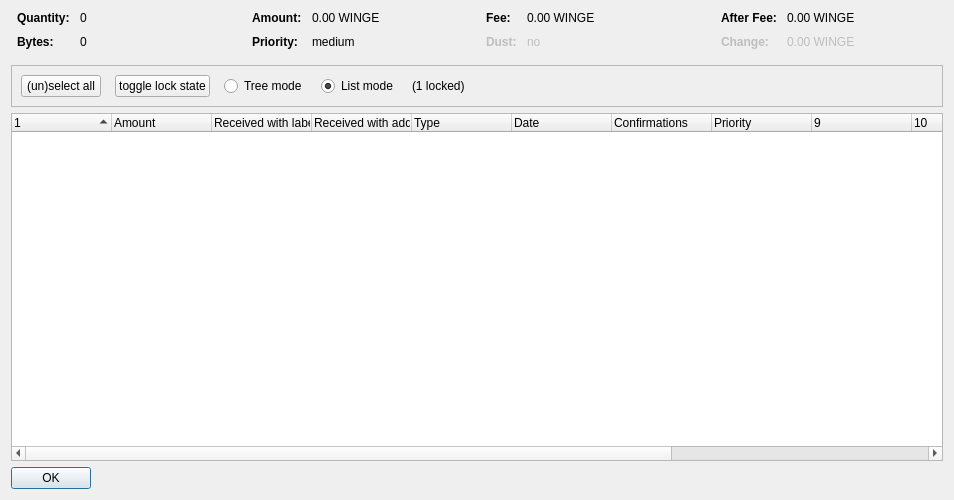
<?xml version="1.0" encoding="UTF-8"?>
<ui version="4.0">
 <class>CoinControlDialog</class>
 <widget class="QDialog" name="CoinControlDialog">
  <property name="geometry">
   <rect>
    <x>0</x>
    <y>0</y>
    <width>954</width>
    <height>500</height>
   </rect>
  </property>
  <property name="windowTitle">
   <string>Coin Selection</string>
  </property>
  <layout class="QVBoxLayout" name="verticalLayout">
   <item>
    <layout class="QHBoxLayout" name="horizontalLayoutTop" stretch="0,0,0,0">
     <property name="topMargin">
      <number>0</number>
     </property>
     <property name="bottomMargin">
      <number>10</number>
     </property>
     <item>
      <layout class="QFormLayout" name="formLayoutCoinControl1">
       <property name="horizontalSpacing">
        <number>10</number>
       </property>
       <property name="verticalSpacing">
        <number>10</number>
       </property>
       <property name="leftMargin">
        <number>6</number>
       </property>
       <property name="rightMargin">
        <number>6</number>
       </property>
       <item row="0" column="0">
        <widget class="QLabel" name="labelCoinControlQuantityText">
         <property name="font">
          <font>
           <weight>75</weight>
           <bold>true</bold>
          </font>
         </property>
         <property name="text">
          <string>Quantity:</string>
         </property>
        </widget>
       </item>
       <item row="0" column="1">
        <widget class="QLabel" name="labelCoinControlQuantity">
         <property name="cursor">
          <cursorShape>IBeamCursor</cursorShape>
         </property>
         <property name="contextMenuPolicy">
          <enum>Qt::ActionsContextMenu</enum>
         </property>
         <property name="text">
          <string notr="true">0</string>
         </property>
         <property name="textInteractionFlags">
          <set>Qt::LinksAccessibleByMouse|Qt::TextSelectableByKeyboard|Qt::TextSelectableByMouse</set>
         </property>
        </widget>
       </item>
       <item row="1" column="0">
        <widget class="QLabel" name="labelCoinControlBytesText">
         <property name="font">
          <font>
           <weight>75</weight>
           <bold>true</bold>
          </font>
         </property>
         <property name="text">
          <string>Bytes:</string>
         </property>
        </widget>
       </item>
       <item row="1" column="1">
        <widget class="QLabel" name="labelCoinControlBytes">
         <property name="cursor">
          <cursorShape>IBeamCursor</cursorShape>
         </property>
         <property name="contextMenuPolicy">
          <enum>Qt::ActionsContextMenu</enum>
         </property>
         <property name="text">
          <string notr="true">0</string>
         </property>
         <property name="textInteractionFlags">
          <set>Qt::LinksAccessibleByMouse|Qt::TextSelectableByKeyboard|Qt::TextSelectableByMouse</set>
         </property>
        </widget>
       </item>
      </layout>
     </item>
     <item>
      <layout class="QFormLayout" name="formLayoutCoinControl2">
       <property name="horizontalSpacing">
        <number>10</number>
       </property>
       <property name="verticalSpacing">
        <number>10</number>
       </property>
       <property name="leftMargin">
        <number>6</number>
       </property>
       <property name="rightMargin">
        <number>6</number>
       </property>
       <item row="0" column="0">
        <widget class="QLabel" name="labelCoinControlAmountText">
         <property name="font">
          <font>
           <weight>75</weight>
           <bold>true</bold>
          </font>
         </property>
         <property name="text">
          <string>Amount:</string>
         </property>
        </widget>
       </item>
       <item row="0" column="1">
        <widget class="QLabel" name="labelCoinControlAmount">
         <property name="cursor">
          <cursorShape>IBeamCursor</cursorShape>
         </property>
         <property name="contextMenuPolicy">
          <enum>Qt::ActionsContextMenu</enum>
         </property>
         <property name="text">
          <string notr="true">0.00 WINGE</string>
         </property>
         <property name="textInteractionFlags">
          <set>Qt::LinksAccessibleByMouse|Qt::TextSelectableByKeyboard|Qt::TextSelectableByMouse</set>
         </property>
        </widget>
       </item>
       <item row="1" column="0">
        <widget class="QLabel" name="labelCoinControlPriorityText">
         <property name="font">
          <font>
           <weight>75</weight>
           <bold>true</bold>
          </font>
         </property>
         <property name="text">
          <string>Priority:</string>
         </property>
        </widget>
       </item>
       <item row="1" column="1">
        <widget class="QLabel" name="labelCoinControlPriority">
         <property name="cursor">
          <cursorShape>IBeamCursor</cursorShape>
         </property>
         <property name="contextMenuPolicy">
          <enum>Qt::ActionsContextMenu</enum>
         </property>
         <property name="text">
          <string>medium</string>
         </property>
         <property name="textInteractionFlags">
          <set>Qt::LinksAccessibleByMouse|Qt::TextSelectableByKeyboard|Qt::TextSelectableByMouse</set>
         </property>
        </widget>
       </item>
      </layout>
     </item>
     <item>
      <layout class="QFormLayout" name="formLayoutCoinControl3">
       <property name="horizontalSpacing">
        <number>10</number>
       </property>
       <property name="verticalSpacing">
        <number>10</number>
       </property>
       <property name="leftMargin">
        <number>6</number>
       </property>
       <property name="rightMargin">
        <number>6</number>
       </property>
       <item row="0" column="0">
        <widget class="QLabel" name="labelCoinControlFeeText">
         <property name="font">
          <font>
           <weight>75</weight>
           <bold>true</bold>
          </font>
         </property>
         <property name="text">
          <string>Fee:</string>
         </property>
        </widget>
       </item>
       <item row="0" column="1">
        <widget class="QLabel" name="labelCoinControlFee">
         <property name="cursor">
          <cursorShape>IBeamCursor</cursorShape>
         </property>
         <property name="contextMenuPolicy">
          <enum>Qt::ActionsContextMenu</enum>
         </property>
         <property name="text">
          <string notr="true">0.00 WINGE</string>
         </property>
         <property name="textInteractionFlags">
          <set>Qt::LinksAccessibleByMouse|Qt::TextSelectableByKeyboard|Qt::TextSelectableByMouse</set>
         </property>
        </widget>
       </item>
       <item row="1" column="0">
        <widget class="QLabel" name="labelCoinControlLowOutputText">
         <property name="enabled">
          <bool>false</bool>
         </property>
         <property name="font">
          <font>
           <weight>75</weight>
           <bold>true</bold>
          </font>
         </property>
         <property name="text">
          <string>Dust:</string>
         </property>
        </widget>
       </item>
       <item row="1" column="1">
        <widget class="QLabel" name="labelCoinControlLowOutput">
         <property name="enabled">
          <bool>false</bool>
         </property>
         <property name="cursor">
          <cursorShape>IBeamCursor</cursorShape>
         </property>
         <property name="contextMenuPolicy">
          <enum>Qt::ActionsContextMenu</enum>
         </property>
         <property name="text">
          <string>no</string>
         </property>
         <property name="textInteractionFlags">
          <set>Qt::LinksAccessibleByMouse|Qt::TextSelectableByKeyboard|Qt::TextSelectableByMouse</set>
         </property>
        </widget>
       </item>
      </layout>
     </item>
     <item>
      <layout class="QFormLayout" name="formLayoutCoinControl4">
       <property name="horizontalSpacing">
        <number>10</number>
       </property>
       <property name="verticalSpacing">
        <number>10</number>
       </property>
       <property name="leftMargin">
        <number>6</number>
       </property>
       <property name="rightMargin">
        <number>6</number>
       </property>
       <item row="0" column="0">
        <widget class="QLabel" name="labelCoinControlAfterFeeText">
         <property name="font">
          <font>
           <weight>75</weight>
           <bold>true</bold>
          </font>
         </property>
         <property name="text">
          <string>After Fee:</string>
         </property>
        </widget>
       </item>
       <item row="0" column="1">
        <widget class="QLabel" name="labelCoinControlAfterFee">
         <property name="cursor">
          <cursorShape>IBeamCursor</cursorShape>
         </property>
         <property name="contextMenuPolicy">
          <enum>Qt::ActionsContextMenu</enum>
         </property>
         <property name="text">
          <string notr="true">0.00 WINGE</string>
         </property>
         <property name="textInteractionFlags">
          <set>Qt::LinksAccessibleByMouse|Qt::TextSelectableByKeyboard|Qt::TextSelectableByMouse</set>
         </property>
        </widget>
       </item>
       <item row="1" column="0">
        <widget class="QLabel" name="labelCoinControlChangeText">
         <property name="enabled">
          <bool>false</bool>
         </property>
         <property name="font">
          <font>
           <weight>75</weight>
           <bold>true</bold>
          </font>
         </property>
         <property name="text">
          <string>Change:</string>
         </property>
        </widget>
       </item>
       <item row="1" column="1">
        <widget class="QLabel" name="labelCoinControlChange">
         <property name="enabled">
          <bool>false</bool>
         </property>
         <property name="cursor">
          <cursorShape>IBeamCursor</cursorShape>
         </property>
         <property name="contextMenuPolicy">
          <enum>Qt::ActionsContextMenu</enum>
         </property>
         <property name="text">
          <string notr="true">0.00 WINGE</string>
         </property>
         <property name="textInteractionFlags">
          <set>Qt::LinksAccessibleByMouse|Qt::TextSelectableByKeyboard|Qt::TextSelectableByMouse</set>
         </property>
        </widget>
       </item>
      </layout>
     </item>
    </layout>
   </item>
   <item>
    <widget class="QFrame" name="frame">
     <property name="minimumSize">
      <size>
       <width>0</width>
       <height>40</height>
      </size>
     </property>
     <property name="frameShape">
      <enum>QFrame::StyledPanel</enum>
     </property>
     <property name="frameShadow">
      <enum>QFrame::Sunken</enum>
     </property>
     <layout class="QHBoxLayout" name="horizontalLayout">
      <item>
       <layout class="QHBoxLayout" name="horizontalLayoutPanel" stretch="0,0,0,0,0,0">
        <property name="spacing">
         <number>14</number>
        </property>
        <item>
         <widget class="QPushButton" name="pushButtonSelectAll">
          <property name="sizePolicy">
           <sizepolicy hsizetype="Maximum" vsizetype="Fixed">
            <horstretch>0</horstretch>
            <verstretch>0</verstretch>
           </sizepolicy>
          </property>
          <property name="text">
           <string>(un)select all</string>
          </property>
          <property name="autoDefault">
           <bool>false</bool>
          </property>
         </widget>
        </item>
        <item>
         <widget class="QPushButton" name="pushButtonToggleLock">
          <property name="sizePolicy">
           <sizepolicy hsizetype="Maximum" vsizetype="Fixed">
            <horstretch>0</horstretch>
            <verstretch>0</verstretch>
           </sizepolicy>
          </property>
          <property name="text">
           <string>toggle lock state</string>
          </property>
          <property name="autoDefault">
           <bool>false</bool>
          </property>
         </widget>
        </item>
        <item>
         <widget class="QRadioButton" name="radioTreeMode">
          <property name="sizePolicy">
           <sizepolicy hsizetype="Maximum" vsizetype="Fixed">
            <horstretch>0</horstretch>
            <verstretch>0</verstretch>
           </sizepolicy>
          </property>
          <property name="text">
           <string>Tree mode</string>
          </property>
         </widget>
        </item>
        <item>
         <widget class="QRadioButton" name="radioListMode">
          <property name="sizePolicy">
           <sizepolicy hsizetype="Maximum" vsizetype="Fixed">
            <horstretch>0</horstretch>
            <verstretch>0</verstretch>
           </sizepolicy>
          </property>
          <property name="text">
           <string>List mode</string>
          </property>
          <property name="checked">
           <bool>true</bool>
          </property>
         </widget>
        </item>
        <item>
         <widget class="QLabel" name="labelLocked">
          <property name="text">
           <string>(1 locked)</string>
          </property>
         </widget>
        </item>
        <item>
         <spacer name="horizontalSpacer">
          <property name="orientation">
           <enum>Qt::Horizontal</enum>
          </property>
          <property name="sizeHint" stdset="0">
           <size>
            <width>40</width>
            <height>20</height>
           </size>
          </property>
         </spacer>
        </item>
       </layout>
      </item>
     </layout>
    </widget>
   </item>
   <item>
    <widget class="CoinControlTreeWidget" name="treeWidget">
     <property name="contextMenuPolicy">
      <enum>Qt::CustomContextMenu</enum>
     </property>
     <property name="sortingEnabled">
      <bool>false</bool>
     </property>
     <property name="columnCount">
      <number>13</number>
     </property>
     <attribute name="headerShowSortIndicator" stdset="0">
      <bool>true</bool>
     </attribute>
     <attribute name="headerStretchLastSection">
      <bool>false</bool>
     </attribute>
     <column>
      <property name="text">
       <string/>
      </property>
     </column>
     <column>
      <property name="text">
       <string>Amount</string>
      </property>
     </column>
     <column>
      <property name="text">
       <string>Received with label</string>
      </property>
     </column>
     <column>
      <property name="text">
       <string>Received with address</string>
      </property>
     </column>
     <column>
      <property name="text">
	<string>Type</string>
      </property>
     </column>
     <column>
      <property name="text">	 
       <string>Date</string>
      </property>
     </column>
     <column>
      <property name="text">
       <string>Confirmations</string>
      </property>
      <property name="toolTip">
       <string>Confirmed</string>
      </property>
     </column>
     <column>
      <property name="text">
       <string>Priority</string>
      </property>
     </column>
     <column>
      <property name="text">
       <string/>
      </property>
     </column>
     <column>
      <property name="text">
       <string/>
      </property>
     </column>
     <column>
      <property name="text">
       <string/>
      </property>
     </column>
     <column>
      <property name="text">
       <string/>
      </property>
     </column>
     <column>
      <property name="text">
       <string/>
      </property>
     </column>
    </widget>
   </item>
   <item>
    <widget class="QDialogButtonBox" name="buttonBox">
     <property name="sizePolicy">
      <sizepolicy hsizetype="Maximum" vsizetype="Fixed">
       <horstretch>0</horstretch>
       <verstretch>0</verstretch>
      </sizepolicy>
     </property>
     <property name="orientation">
      <enum>Qt::Horizontal</enum>
     </property>
     <property name="standardButtons">
      <set>QDialogButtonBox::Ok</set>
     </property>
    </widget>
   </item>
  </layout>
 </widget>
 <customwidgets>
  <customwidget>
   <class>CoinControlTreeWidget</class>
   <extends>QTreeWidget</extends>
   <header>coincontroltreewidget.h</header>
  </customwidget>
 </customwidgets>
 <resources/>
 <connections/>
</ui>
